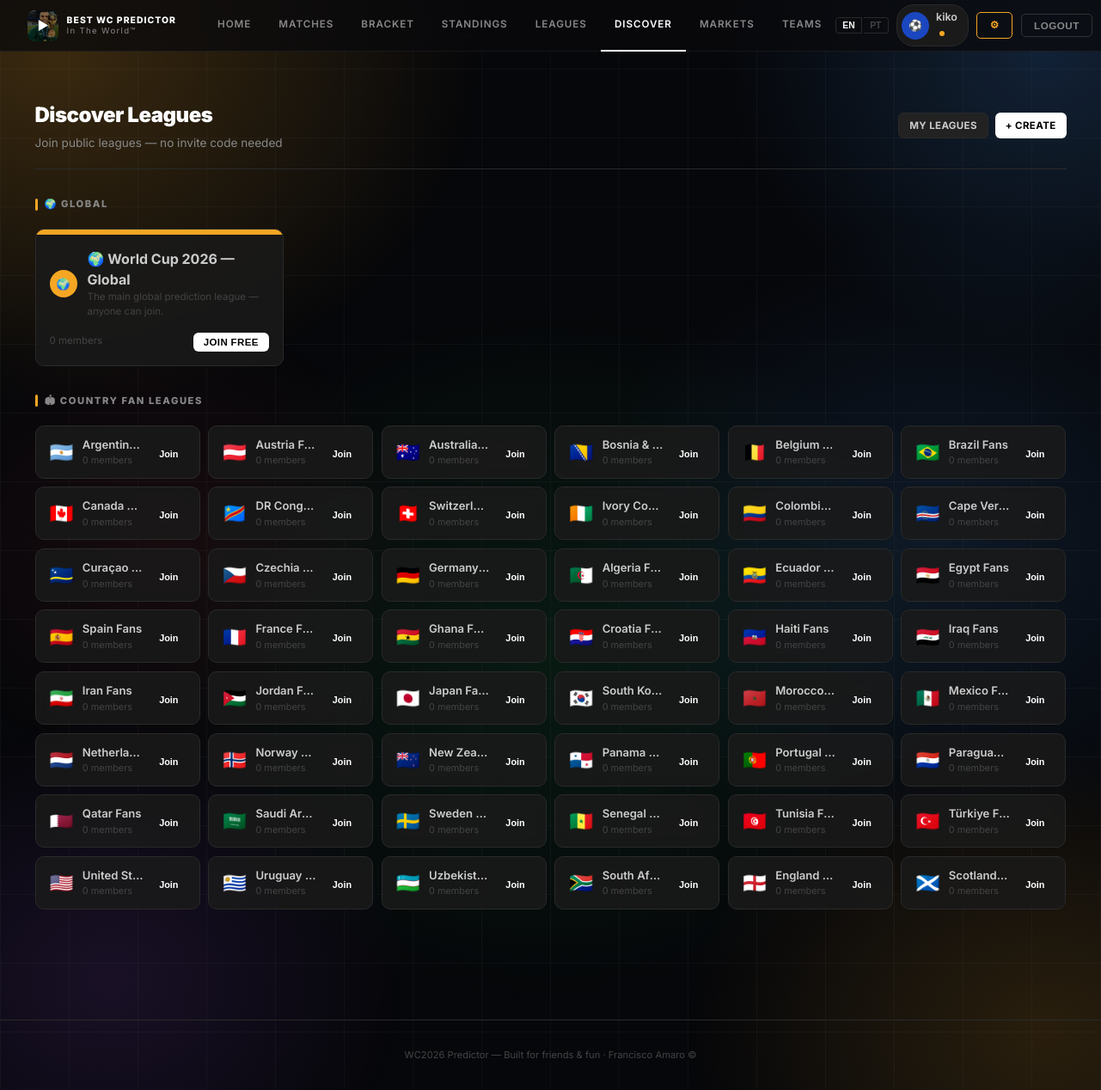
The app's page /leagues/discover (signed in), older data.
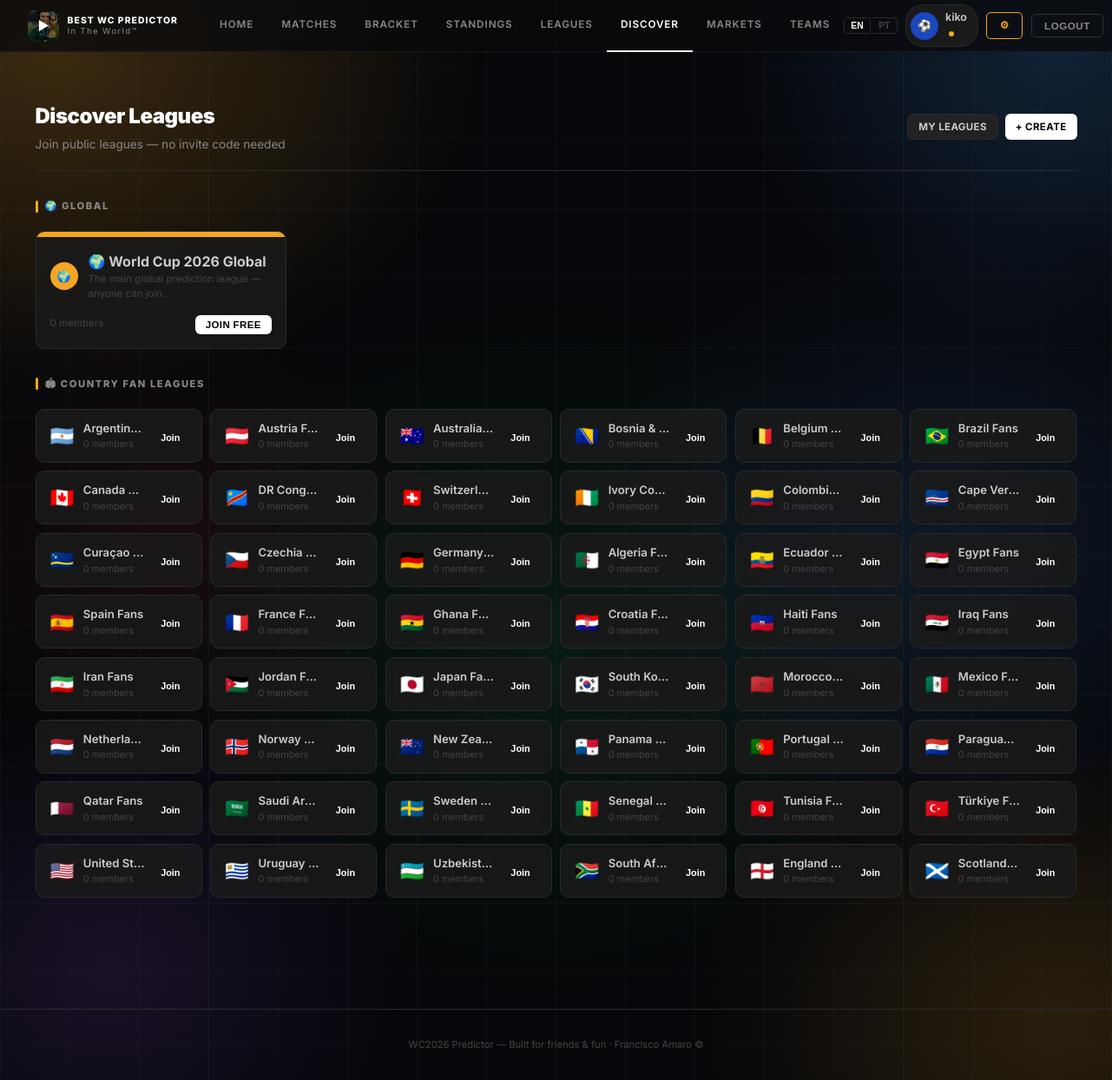
The same page, newer data.
### app/models.py (models this page shows)
class User(Base):
    __tablename__ = "users"
    id = Column(Integer, primary_key=True, index=True)
    username = Column(String(50), unique=True, nullable=False, index=True)
    email = Column(String(100), unique=True, nullable=False, index=True)
    password_hash = Column(String(200), nullable=False)
    is_superadmin = Column(Boolean, default=False)
    display_name = Column(String(50), nullable=True)
    bio = Column(String(120), nullable=True)
    credits = Column(Float, default=10.0)
    avatar_color = Column(String(10), default="#1a47c0")
    avatar_icon = Column(String(6), default="⚽")
    avatar_img_url = Column(String(200), nullable=True)
    profile_bg = Column(String(100), nullable=True)     # CSS gradient/color for whole-app background
    profile_banner_url = Column(String(200), nullable=True)  # banner image on profile page
    favorite_team_id = Column(Integer, ForeignKey("teams.id"), nullable=True)
    created_at = Column(DateTime, default=datetime.utcnow)
    memberships = relationship("LeagueMember", back_populates="user", cascade="all, delete-orphan")
    predictions = relationship("Prediction", back_populates="user", cascade="all, delete-orphan")
    sweepstake_assignments = relationship("SweepstakeAssignment", back_populates="user")
    tournament_picks = relationship("TournamentPick", back_populates="user", cascade="all, delete-orphan")
    favorite_team = relationship("Team", foreign_keys=[favorite_team_id])

class League(Base):
    __tablename__ = "leagues"
    id = Column(Integer, primary_key=True, index=True)
    name = Column(String(100), nullable=False)
    invite_code = Column(String(8), unique=True, nullable=False, index=True)
    admin_id = Column(Integer, ForeignKey("users.id"), nullable=False)
    description = Column(String(200), nullable=True)
    accent_color = Column(String(10), default="#1a47c0")
    badge_emoji = Column(String(6), default="🏆")
    banner_url = Column(String(200), nullable=True)
    points_exact_score = Column(Integer, default=3)
    points_correct_result = Column(Integer, default=1)
    points_bracket_winner = Column(Integer, default=10)
    points_bracket_finalist = Column(Integer, default=5)
    points_bracket_semi = Column(Integer, default=2)
    points_bracket_quarter = Column(Integer, default=1)
    logo_url = Column(String(200), nullable=True)
    is_public = Column(Boolean, default=False)             # joinable without invite code
    category = Column(String(20), default="general")       # general / country / global
    sweepstake_enabled = Column(Boolean, default=False)
    sweepstake_buy_in = Column(Float, default=10.0)
    sweepstake_teams_per_person = Column(Integer, default=1)
    sweepstake_drawn = Column(Boolean, default=False)
    created_at = Column(DateTime, default=datetime.utcnow)
    admin = relationship("User", foreign_keys=[admin_id])
    members = relationship("LeagueMember", back_populates="league", cascade="all, delete-orphan")
    predictions = relationship("Prediction", back_populates="league", cascade="all, delete-orphan")
    sweepstake_assignments = relationship("SweepstakeAssignment", back_populates="league", cascade="all, delete-orphan")
    tournament_picks = relationship("TournamentPick", back_populates="league", cascade="all, delete-orphan")

### app/routers/leagues.py (the view)
@router.get("/discover")
async def discover(request: Request, db: Session = Depends(get_db)):
    user = auth.get_current_user(request, db)
    if not user:
        return RedirectResponse("/login", status_code=303)
    joined_ids = {
        m.league_id for m in db.query(models.LeagueMember)
        .filter(models.LeagueMember.user_id == user.id).all()
    }
    global_leagues = db.query(models.League).filter(
        models.League.is_public == True, models.League.category == "global"
    ).all()
    country_leagues = db.query(models.League).filter(
        models.League.is_public == True, models.League.category == "country"
    ).order_by(models.League.name).all()
    other_public = db.query(models.League).filter(
        models.League.is_public == True, models.League.category == "general"
    ).order_by(models.League.name).all()
    return templates.TemplateResponse("leagues/discover.html", {
        "request": request, "user": user,
        "global_leagues": global_leagues,
        "country_leagues": country_leagues,
        "other_public": other_public,
        "joined_ids": joined_ids,
    })

### app/templates/leagues/discover.html (shortened to what this page needs)
{% extends "base.html" %}
{% block content %}
{% set _lang = request.cookies.get('lang', user.language if user and user.language else 'en') %}
<div class="container page-content">
  <div class="page-header flex items-center justify-between">
    <div>
      <h1>{{ t('discover.title', _lang) }}</h1>
      <p class="page-header-sub">{{ t('discover.sub', _lang) }}</p>
    </div>
    <div style="display:flex;gap:.5rem">
      <a href="/leagues" class="btn btn-secondary btn-sm">My Leagues</a>
      <a href="/leagues/create" class="btn btn-primary btn-sm">+ Create</a>
    </div>
  </div>
  {% if global_leagues %}
  <div class="section-header"><h2 class="section-title">🌍 {{ t('discover.global', _lang) }}</h2></div>
  <div style="display:grid;grid-template-columns:repeat(auto-fill,minmax(280px,1fr));gap:.9rem;margin-bottom:2rem">
    {% for league in global_leagues %}
    {% set joined = league.id in joined_ids %}
    <div class="card" style="overflow:hidden;border:1px solid var(--border);position:relative">
      {% if league.banner_url %}
      <div style="height:80px;overflow:hidden">
        <img src="{{ league.banner_url }}" style="width:100%;height:100%;object-fit:cover" alt="">
      </div>
      {% else %}
      <div style="height:6px;background:{{ league.accent_color or '#f5a623' }}"></div>
      {% endif %}
      <div class="card-body" style="padding:1rem">
        <div style="display:flex;align-items:center;gap:.75rem;margin-bottom:.5rem">
          {% if league.logo_url %}
          <img src="{{ league.logo_url }}" style="width:36px;height:36px;border-radius:8px;object-fit:cover;flex-shrink:0" alt="">
          {% else %}
          <div class="avatar avatar-sm" style="background:{{ league.accent_color or '#f5a623' }}">{{ league.badge_emoji }}</div>
          {% endif %}
          <div>
            <div style="font-weight:700;color:var(--text-1)">{{ league.name }}</div>
            {% if league.description %}<div style="font-size:.72rem;color:var(--text-3)">{{ league.description }}</div>{% endif %}
          </div>
        </div>
        <div style="display:flex;align-items:center;justify-content:space-between;margin-top:.75rem">
          <span style="font-size:.72rem;color:var(--text-3)">{{ league.members|length }} members</span>
          {% if joined %}
          <a href="/leagues/{{ league.id }}" class="btn btn-secondary btn-sm">View →</a>
          {% else %}
          <form action="/leagues/{{ league.id }}/join-open" method="post" style="margin:0">
            <button type="submit" class="btn btn-primary btn-sm">{{ t('discover.join_free', _lang) }}</button>
          </form>
          {% endif %}
        </div>
      </div>
    </div>
    {% endfor %}
  </div>
  {% endif %}
  {% if country_leagues %}
  <div class="section-header"><h2 class="section-title">🏟 {{ t('discover.country', _lang) }}</h2></div>
  <div style="display:grid;grid-template-columns:repeat(auto-fill,minmax(180px,1fr));gap:.6rem;margin-bottom:2rem">
    {% for league in country_leagues %}
    {% set joined = league.id in joined_ids %}
    <div class="card" style="padding:.75rem 1rem;display:flex;align-items:center;gap:.65rem;border:1px solid {% if joined %}var(--primary){% else %}var(--border){% endif %}">
      <span style="font-size:1.4rem">{{ league.badge_emoji }}</span>
      <div style="flex:1;min-width:0">
        <div style="font-weight:600;font-size:.82rem;color:var(--text-1);white-space:nowrap;overflow:hidden;text-overflow:ellipsis">
          {{ league.name | replace(league.badge_emoji + ' ', '') }}
        </div>
        <div style="font-size:.68rem;color:var(--text-3)">{{ league.members|length }} members</div>
      </div>
      {% if joined %}
      <a href="/leagues/{{ league.id }}" style="font-size:.68rem;color:var(--primary);font-weight:700">View</a>
      {% else %}
      <form action="/leagues/{{ league.id }}/join-open" method="post" style="margin:0">
        <button type="submit" style="background:var(--primary);color:#fff;border:none;border-radius:5px;
               padding:.2rem .5rem;font-size:.68rem;cursor:pointer;font-weight:600">Join</button>
      </form>
      {% endif %}
    </div>
    {% endfor %}
  </div>
  {% endif %}
</div>
{% endblock %}

### app/templates/base.html (shortened to what this page needs)
<!DOCTYPE html>
<html lang="en">
<head>
  <link rel="stylesheet" href="/static/css/style.css">
</head>
<body>
{% set _lang = request.cookies.get('lang', user.language if user and user.language else 'en') %}
  <nav class="navbar">
    <a href="/" class="navbar-brand">
      <div class="brand-icon" style="overflow:hidden;border-radius:8px;padding:0;background:none;border:none;position:relative;cursor:pointer"
           id="logoBtn" title="Play / Pause">
        <img src="/static/img/logo.jpg" alt="Logo" style="width:36px;height:36px;object-fit:cover;display:block;border-radius:8px">
        <div id="playIcon" style="position:absolute;inset:0;display:flex;align-items:center;justify-content:center;background:rgba(0,0,0,.45);border-radius:8px;font-size:.9rem;transition:opacity .15s">▶</div>
      </div>
      <div class="brand-text">
        <div class="brand-title" style="font-size:.65rem">Best WC Predictor</div>
        <div class="brand-year">In The World™</div>
      </div>
    </a>
    <div class="nav-links">
      <a href="/" class="nav-link {% if request.url.path == '/' %}active{% endif %}">{{ t('nav.home', _lang) }}</a>
      <a href="/fixtures" class="nav-link {% if '/fixtures' in request.url.path %}active{% endif %}">{{ t('nav.matches', _lang) }}</a>
      <a href="/knockout" class="nav-link {% if '/knockout' in request.url.path %}active{% endif %}">{{ t('nav.bracket', _lang) }}</a>
      <a href="/standings" class="nav-link {% if '/standings' in request.url.path %}active{% endif %}">{{ t('nav.standings', _lang) }}</a>
      <a href="/leagues" class="nav-link {% if '/leagues' in request.url.path and '/leagues/' not in request.url.path and '/discover' not in request.url.path %}active{% endif %}">{{ t('nav.leagues', _lang) }}</a>
      <a href="/leagues/discover" class="nav-link {% if '/discover' in request.url.path %}active{% endif %}">{{ t('nav.discover', _lang) }}</a>
      <a href="/markets" class="nav-link {% if '/markets' in request.url.path %}active{% endif %}">{{ t('nav.markets', _lang) }}</a>
      <a href="/teams" class="nav-link {% if '/teams' in request.url.path %}active{% endif %}">{{ t('nav.teams', _lang) }}</a>
    </div>
    <div class="nav-right">
      <form action="/set-language" method="post" style="margin:0;display:flex;gap:2px">
        <button type="submit" name="lang" value="en"
                style="background:{% if _lang == 'en' %}var(--primary){% else %}transparent{% endif %};
                       border:1px solid var(--border);border-radius:4px 0 0 4px;
                       color:{% if _lang == 'en' %}#fff{% else %}var(--text-3){% endif %};
                       padding:.2rem .45rem;font-size:.65rem;font-weight:700;cursor:pointer">EN</button>
        <button type="submit" name="lang" value="pt"
                style="background:{% if _lang == 'pt' %}var(--primary){% else %}transparent{% endif %};
                       border:1px solid var(--border);border-left:none;border-radius:0 4px 4px 0;
                       color:{% if _lang == 'pt' %}#fff{% else %}var(--text-3){% endif %};
                       padding:.2rem .45rem;font-size:.65rem;font-weight:700;cursor:pointer">PT</button>
      </form>
      {% if user %}
        <a href="/profile/{{ user.username }}" class="avatar-chip" style="text-decoration:none">
          {{ avatar_html(user, "sm") | safe }}
          <span style="font-size:.78rem;font-weight:600;color:var(--text-1)">
            {{ user.display_name or user.username }}
            {% if user.is_superadmin %}<span class="superadmin-dot"></span>{% endif %}
          </span>
        </a>
        {% if user.is_superadmin %}
        <a href="/admin" class="btn-nav btn-nav-outline" style="color:var(--gold);border-color:var(--gold)">⚙</a>
        {% endif %}
        <form action="/logout" method="post" style="margin:0">
          <button type="submit" class="btn-nav btn-nav-outline">{{ t('nav.logout', _lang) }}</button>
        </form>
      {% else %}
        <a href="/login" class="btn-nav btn-nav-outline">{{ t('nav.login', _lang) }}</a>
        <a href="/register" class="btn-nav btn-nav-primary">{{ t('nav.signup', _lang) }}</a>
      {% endif %}
    </div>
  </nav>
  <main>{% block content %}{% endblock %}</main>
  <footer>
    <p>{{ t('footer.text', _lang) }}</p>
  </footer>
</body>
</html>

Row changes from the older to the newer data that the page shows:
changed League "The main global prediction league — anyone can join.": name "🌍 World Cup 2026 — Global" → "🌍 World Cup 2026 Global"
